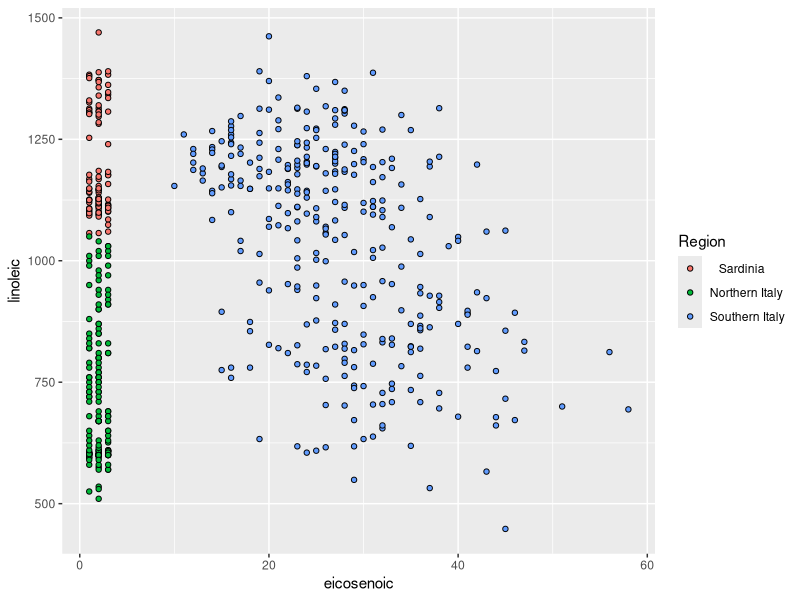
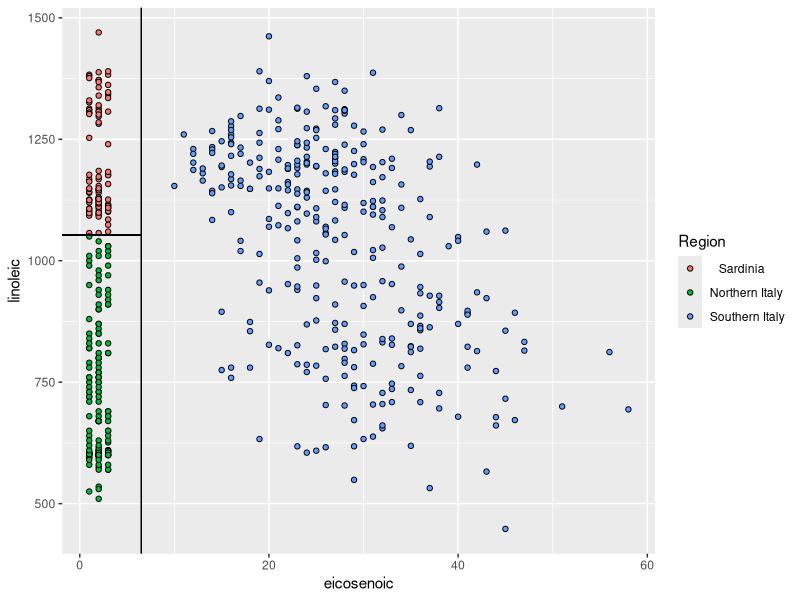
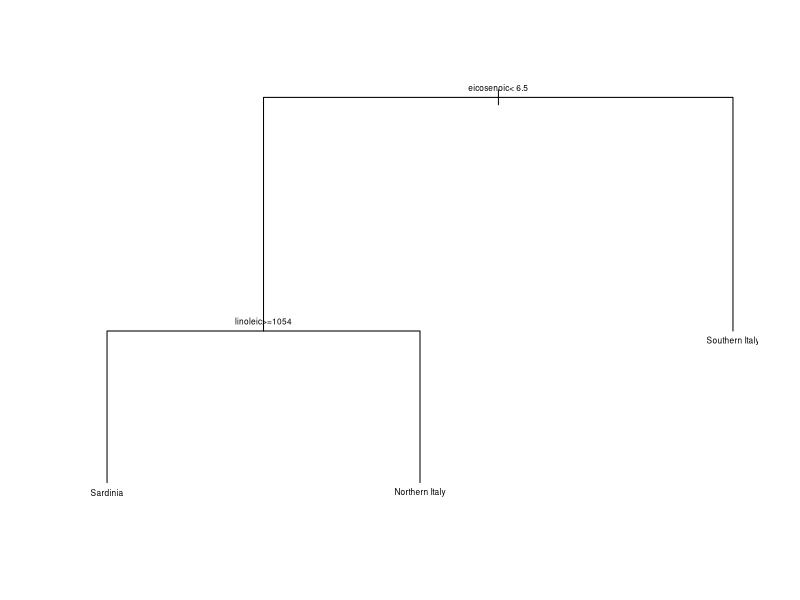
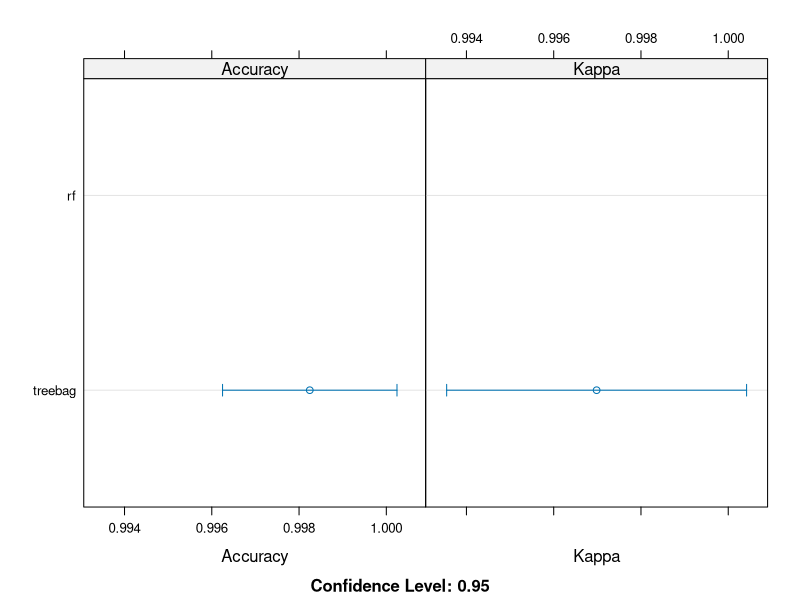

The R source for these figures, in order: (Note: this script raises an error after producing the figures.)
## ---- chunk 1
knitr::opts_chunk$set(echo = TRUE, 
                      fig.align = "center", 
                      out.width = '70%')
## ---- chunk 2
library(tidyverse)
library(rpart) ## need to install
library(caret)
## ---- chunk 3
knitr::include_graphics("https://leightonzhang.files.wordpress.com/2016/09/what-to-eat-tree.png")
## ---- chunk 4
knitr::include_graphics("https://leightonzhang.files.wordpress.com/2016/09/classification.png")
## ---- chunk 5
knitr::include_graphics("https://leightonzhang.files.wordpress.com/2016/09/regression.png")
## ---- chunk 6
olives <- read.csv("../data/olives.csv", as.is=TRUE) %>% tbl_df
names(olives)[1] <- "province"
region_names <- c("Southern Italy","   Sardinia","Northern Italy")
olives <- olives %>% mutate(Region=factor(region_names[Region]))
olives
## ---- chunk 7
table(olives$Region)
## ---- chunk 8
p <- olives %>% 
  ggplot(aes(eicosenoic, linoleic, fill=Region)) +
  geom_point(pch=21)
p
## ---- chunk 9
p <- p + geom_vline(xintercept = 6.5) + 
  geom_segment(x= -2, y = 1053.5, xend = 6.5, yend = 1053.5)
p
## ---- chunk 10
fit <- rpart(as.factor(Region)~., 
             data = select(olives, Region, linoleic, eicosenoic))
plot(fit)
text(fit, cex = 0.5)
## ---- chunk 11
modelfit <- train(Region ~ ., method = "rpart", 
                  data = select(olives, -province, -Area))
newdata <- as.data.frame(select(olives, -province, -Area, -Region))
pred_rpart <- predict(modelfit, newdata)
table(pred_rpart, olives$Region)
## ---- chunk 12
control <- trainControl(method="repeatedcv", number=10, repeats=3)
seed <- 123
metric <- "Accuracy"
## ---- chunk 13
names(getModelInfo())
## ---- chunk 14
fit_treebag <- train(Region~., data=select(olives, -province, -Area),
                     method="treebag", metric=metric, trControl=control)

newdata <- as.data.frame(select(olives, -province, -Area, -Region))
pred_treebag <- predict(fit_treebag, newdata)
table(pred_treebag, olives$Region)
## ---- chunk 15
knitr::include_graphics("https://topepo.github.io/caret/varimp/varImp_gbm_plot-1.svg")
## ---- chunk 16
control <- trainControl(method="repeatedcv", number=10, repeats=3)
seed <- 123
metric <- "Accuracy"

fit_rf <- train(Region~., data=select(olives, -province, -Area),
                 method="rf", metric=metric, trControl=control)

newdata <- as.data.frame(select(olives, -province, -Area, -Region))
pred_rf<- predict(fit_rf, newdata)
table(pred_rf, olives$Region)
## ---- chunk 17
# summarize results
bagging_results <- resamples(list(treebag=fit_treebag, rf=fit_rf))
summary(bagging_results)
## ---- chunk 18
dotplot(bagging_results)
## ---- chunk 19
control <- trainControl(method="repeatedcv", number=10, repeats=3)
seed <- 123
metric <- "Accuracy"

fit_boost <- train(Region~., data=select(olives, -province, -Area),
                 method="gbm", metric=metric, trControl=control)

newdata <- as.data.frame(select(olives, -province, -Area, -Region))
pred_boost <- predict(fit_boost, newdata)
table(pred_boost, olives$Region)
## ---- chunk 20
# summarize results
bagging_results <- resamples(list(treebag=fit_treebag, rf=fit_rf, fit_boost))
summary(bagging_results)
## ---- chunk 21
dotplot(bagging_results)
